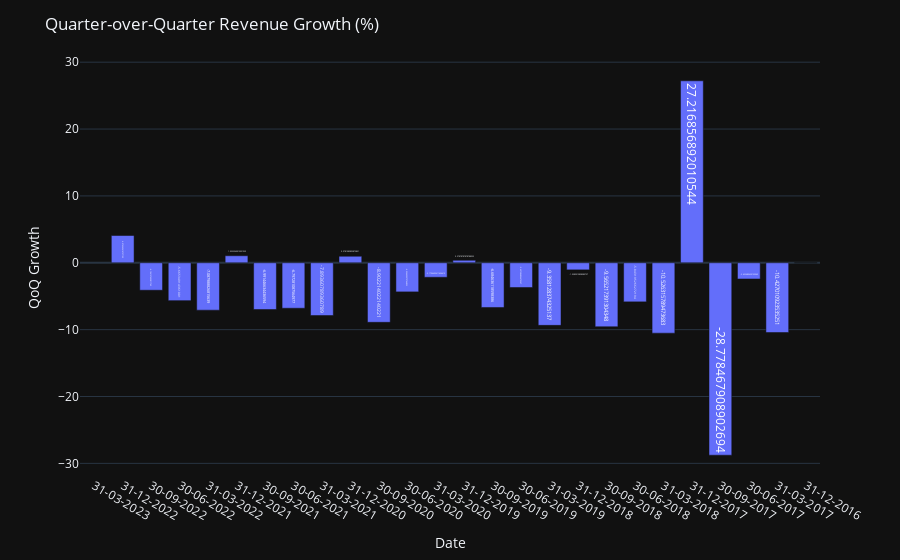

Notebook cell for this chart:
### Code cell
df["QoQ Growth"] = df["Total Revenue"].pct_change() * 100
fig_qoq = px.bar(df, x="Date", y="QoQ Growth", text="QoQ Growth")
fig_qoq.update_layout(title="Quarter-over-Quarter Revenue Growth (%)", template="plotly_dark")
fig_qoq.show()

### Figure 1 — Plotly figure (JSON) as saved in the notebook; plotly's stock layout.template omitted (floating-point values rounded to 4 significant figures)
{"data": [{"alignmentgroup": "True", "hovertemplate": "Date=%{x}<br>QoQ Growth=%{text}<extra></extra>", "legendgroup": "", "marker": {"color": "#636efa", "pattern": {"shape": ""}}, "name": "", "offsetgroup": "", "orientation": "v", "showlegend": false, "text": [null, 4.076, -4.106, -5.665, -7.088, 1.052, -6.991, -6.797, -7.894, 0.9781, -8.902, -4.354, -2.17, 0.3788, -6.685, -3.697, -9.358, -1.059, -9.565, -5.843, -10.53, 27.22, -28.78, -2.422, -10.43, 0], "textposition": "auto", "type": "bar", "x": ["31-03-2023", "31-12-2022", "30-09-2022", "30-06-2022", "31-03-2022", "31-12-2021", "30-09-2021", "30-06-2021", "31-03-2021", "31-12-2020", "30-09-2020", "30-06-2020", "31-03-2020", "31-12-2019", "30-09-2019", "30-06-2019", "31-03-2019", "31-12-2018", "30-09-2018", "30-06-2018", "31-03-2018", "31-12-2017", "30-09-2017", "30-06-2017", "31-03-2017", "31-12-2016"], "xaxis": "x", "y": [null, 4.076, -4.106, -5.665, -7.088, 1.052, -6.991, -6.797, -7.894, 0.9781, -8.902, -4.354, -2.17, 0.3788, -6.685, -3.697, -9.358, -1.059, -9.565, -5.843, -10.53, 27.22, -28.78, -2.422, -10.43, 0], "yaxis": "y"}], "layout": {"barmode": "relative", "legend": {"tracegroupgap": 0}, "margin": {"t": 60}, "title": {"text": "Quarter-over-Quarter Revenue Growth (%)"}, "xaxis": {"anchor": "y", "domain": [0, 1], "title": {"text": "Date"}}, "yaxis": {"anchor": "x", "domain": [0, 1], "title": {"text": "QoQ Growth"}}}}
